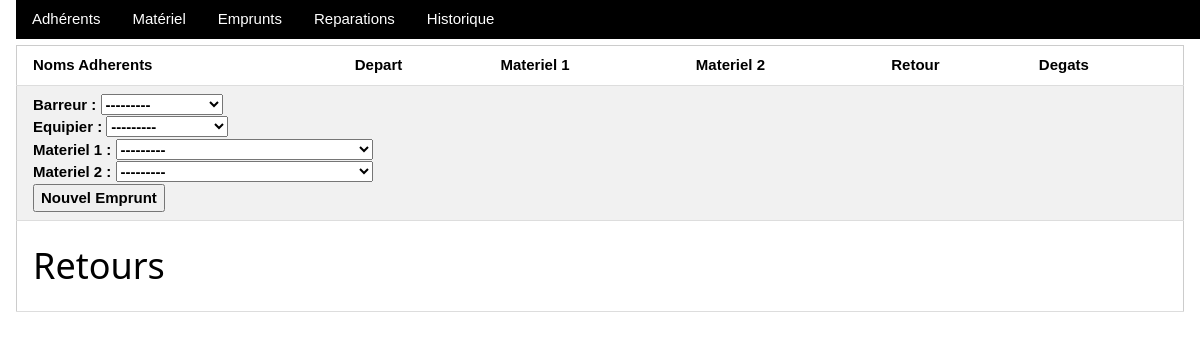
Before: / with the older database file.
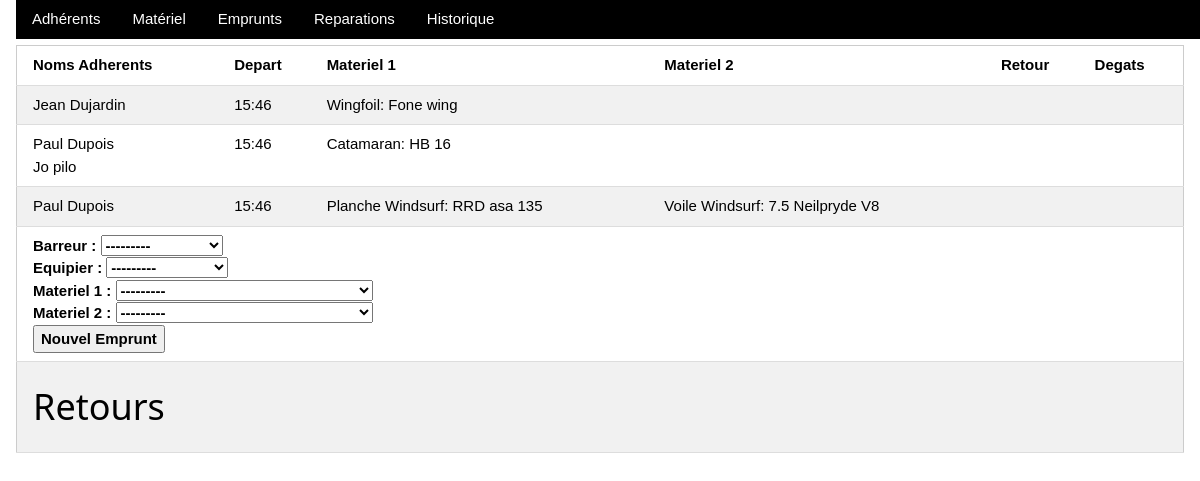
After: the same page with the newer database file.
### gestion/models.py (models this page shows, shortened)
class Rentals(models.Model):
    adherent1 = models.ForeignKey(Adherent, on_delete=models.DO_NOTHING, related_name='adherent1')
    adherent2 = models.ForeignKey(Adherent, on_delete=models.DO_NOTHING, related_name='adherent2', blank=True, null=True)  # optionel
    gear1 = models.ForeignKey(Gear, on_delete=models.DO_NOTHING, related_name='gear1', default=None)
    gear2 = models.ForeignKey(Gear, on_delete=models.DO_NOTHING, related_name='gear2', default=None, blank=True, null=True)  # optionel
    startTime = models.DateTimeField(default=timezone.now(), blank=False, null=False)
    returnTime = models.DateTimeField(default=None, blank=True, null=True)  # optionel
    isDamaged = models.BooleanField(default=False)
    class Meta:
        verbose_name = 'Emprunt'

class Adherent(models.Model):
    firstname = models.CharField(max_length=20)
    surname = models.CharField(max_length=20)
    email = models.EmailField(null=True, blank=True)
    phone = models.IntegerField(null=True, blank=True)
    adhesion = models.IntegerField(default=True)
    def __str__(self):
        return self.firstname + " " + self.surname
    class Meta:
        verbose_name = 'Adherent'

class Gear(models.Model):
    name = models.CharField(max_length=64)
    category = models.ForeignKey(GearCat, on_delete=models.DO_NOTHING, null=False)
    toRepair = models.BooleanField(default=False)
    photo = models.ImageField(upload_to='photos/', null=True, blank=True)
    def __str__(self):
        return self.category.name + ": " + self.name
    class Meta:
        verbose_name = 'Materiel'

class GearCat(models.Model):
    name = models.CharField(max_length=64)
    class Meta:
        verbose_name = "Categorie Materiel"

### gestion/views.py (the view)
# urls.py: path('', views.rent, name='rent'),
def rent(request): # TODO: retour + degats et mise en page du form de l'ajout
    if request.method == 'POST':
        form = RentForm(request.POST)
        if form.is_valid():
            form.save()
            return redirect('rent')
    else:
        form = RentForm()
    context = {
        "form": form,
        "sortis":  Rentals.objects.filter(returnTime__isnull=True).filter(startTime__day=timezone.now().day)
                                                                  .filter(startTime__month=timezone.now().month)
                                                                  .filter(startTime__year=timezone.now().year)
                                                                  .order_by('startTime'),
        "rentres": Rentals.objects.filter(returnTime__isnull=False).filter(returnTime__day=timezone.now().day)
                                                                   .filter(returnTime__month=timezone.now().month)
                                                                   .filter(returnTime__year=timezone.now().year)
                                                                   .order_by('returnTime'),
    }
    return render(request, "gestion/index.html", context)

### gestion/forms.py
class RentForm(forms.ModelForm):
    adherent1 = forms.ModelChoiceField(queryset=Adherent.objects.all(), label="Barreur", required=True)
    adherent2 = forms.ModelChoiceField(queryset=Adherent.objects.all(), label="Equipier", required=False)
    gear1 = forms.ModelChoiceField(queryset=Gear.objects.all(), label="Materiel 1", required=True)
    gear2 = forms.ModelChoiceField(queryset=Gear.objects.all(), label="Materiel 2", required=False)
    class Meta:
        model = Rentals
        fields = ['adherent1', 'adherent2', 'gear1', 'gear2']

### gestion/templates/gestion/index.html (shortened to what this page needs)
{% include "gestion/head.html" %}
        <table class="w3-table-all w3-hoverable">
            <tr>
                <th>Noms Adherents</th>
                <th>Depart</th>
                <th>Materiel 1</th>
                <th>Materiel 2</th>
                <th>Retour</th>
                <th>Degats</th>
            </tr>
            {% for e in sortis %}
                <tr>
                    <td>{{ e.adherent1 }}<br>{% if e.adherent2 %}{{ e.adherent2 }} {% endif %}</td>
                    <td>{{ e.startTime.time }}</td>
                    <td>
                    {% if e.gear1 %}
                        {% if e.gear1.photo %}
                            <img src="{{ e.gear1.photo.url }}" alt="" width="100" height="100">
                        {% else %}
                            {{ e.gear1 }}
                        {% endif %}
                    {% endif %}
                    </td>
                    <td>
                    {% if e.gear2 %}
                        {% if e.gear2.photo %}
                            <img src="{{ e.gear2.photo.url }}" alt="" width="100" height="100">
                        {% else %}
                            {{ e.gear2 }}
                        {% endif %}
                    {% endif %}
                    </td>
                    <td></td>
                    <td></td>
                </tr>
            {% endfor %}
        <tr>
            <th scope="row" colspan="6">
                <form method="post">
                    {{ form.as_div }}
                    <input type="submit" value="Nouvel Emprunt">
                </form>
            </th>
        </tr>
        <tr>
            <th scope="row" colspan="6"><h1 class="l1">Retours</h1></th>
        </tr>
        </table>
    </div>
</body>

Changed rows visible on the page:
added Rentals: adherent1 "Jean Dujardin", startTime.time "15:46", gear1 "Wingfoil: Fone wing"
added Rentals: adherent1 "Paul Dupois", adherent2 "Jo pilo", startTime.time "15:46", gear1 "Catamaran: HB 16"
added Rentals: adherent1 "Paul Dupois", startTime.time "15:46", gear1 "Planche Windsurf: RRD asa 135", gear2 "Voile Windsurf: 7.5 Neilpryde V8"
